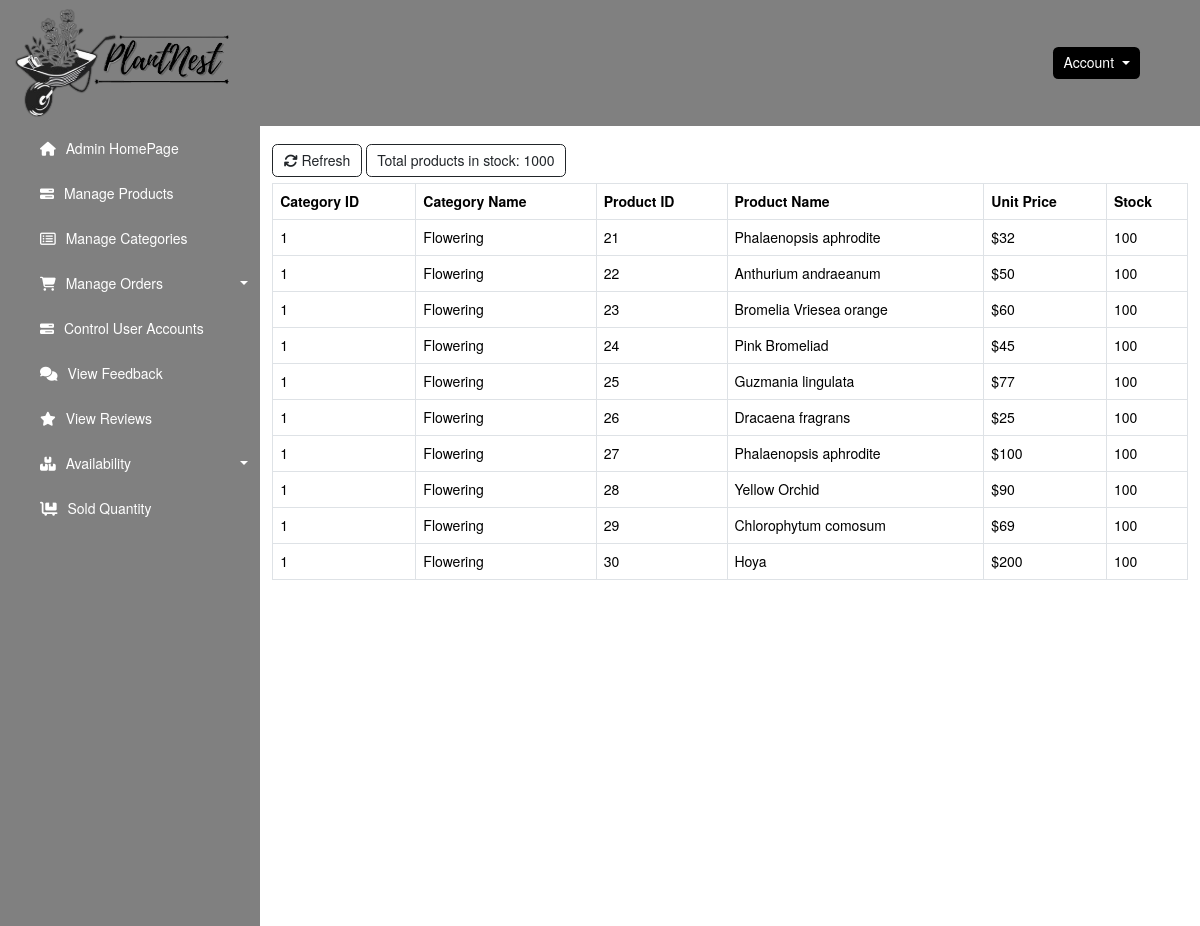
The app's page /admin/availability.php?action=flowering (signed in) with its own data.
### tables this page shows
CREATE TABLE `products` (
  `productID` int(11) NOT NULL,
  `productName` varchar(255) NOT NULL,
  `unitPrice` decimal(10,0) NOT NULL,
  `height` varchar(255) NOT NULL,
  `uses` varchar(600) DEFAULT NULL,
  `growthHabits` varchar(600) DEFAULT NULL,
  `light` varchar(255) DEFAULT NULL,
  `water` varchar(255) DEFAULT NULL,
  `categoryID` int(11) NOT NULL,
  `imageURL` varchar(500) NOT NULL,
  `unitsInStock` int(11) DEFAULT 100
);

CREATE TABLE `categories` (
  `categoryID` int(11) NOT NULL,
  `categoryName` varchar(255) NOT NULL
);

### classes/Product.php (called while the page is built, shortened)
<?php
class Product {
    public function showStock($conn, $categoryID) {
        $sql = "SELECT p.categoryID, c.categoryName, p.productID, p.productName, p.unitsInStock, p.unitPrice FROM products p INNER JOIN categories c ON p.categoryID = c.categoryID WHERE p.categoryID = '$categoryID' and p.unitsInStock > 0";
        $result = $conn->query($sql) or die($this->conn->error.__LINE__);
        return $result;
    }
    public function countStock($conn, $categoryID) {
        $sql = "SELECT SUM(unitsInStock) as stock FROM products WHERE categoryID = '$categoryID'";
        $result = $conn->query($sql) or die($this->conn->error.__LINE__);
        return $result;
    }
}

### admin/availability.php (the view, shortened to what this page needs)
<?php
if(isset($_SESSION['role']) && ($_SESSION['role'] == 1)){
include_once '../classes/Product.php';
include_once '../classes/Users.php';
include_once '../assets/database.php';
$product = new Product();
?>
<!DOCTYPE html>
<html lang="en">
<head>
    <link href="https://cdn.jsdelivr.net/npm/bootstrap@5.3.1/dist/css/bootstrap.min.css" rel="stylesheet">
    <link rel="stylesheet" href="../assets/css/admins.css">
    <link rel="stylesheet" href="https://cdnjs.cloudflare.com/ajax/libs/font-awesome/6.4.2/css/all.min.css" />
</head>
<body>
    <nav class="navbar header sticky-top">
        <div class="header-left">
            <div class="navbar-brand">
                <a href="./home.php">
                    <img src="../assets/images/logo/logo.png" alt="logo" class="img-fluid header-brand">
                </a>
            </div>
        </div>
        <div class="dropdown header-right" style="margin-right: 60px;">
            <button class="btn btn-secondary dropdown-toggle" type="button" data-bs-toggle="dropdown" aria-expanded="false">
                Account
            </button>
        </div>
    </nav>
    <div id="body">
    <div id="menu-nav" style="display: block;" class="menu-manage">
            <ul class="menu-nav__list" style="list-style: none;">
                <li class="menu-nav__item">
                    <a href="./home.php" class="menu-nav__link">
                        <div>
                            <i class="fa-solid fa-house" style="margin-right: 6px;"></i>
                            Admin HomePage
                        </div>
                    </a>
                </li>
                <li class="menu-nav__item">
                    <a href="./manageProduct.php" class="menu-nav__link">
                        <div>
                            <i class="fa-solid fa-bars-progress" style="margin-right: 6px;"></i>
                            Manage Products
                        </div>
                    </a>
                </li>
                <li class="nav-item menu-nav__item">
                    <a href="./manageCategory.php" class="menu-nav__link">
                        <div>
                            <i class="fa-regular fa-rectangle-list" style="margin-right: 6px;"></i>
                            Manage Categories
                        </div>
                    </a>
                </li>
                <li class="menu-nav__item">
                    <a href="home.php" class="menu-nav__link nav-link dropdown-toggle" id="navbarDarkDropdownMenuLink" role="button" data-bs-toggle="dropdown" aria-expanded="false">
                        <div>
                            <i class="fa-solid fa-cart-shopping" style="margin-right: 6px;"></i>
                            Manage Orders
                        </div>
                    </a>
                </li>
                <li class="menu-nav__item">
                    <a href="controlUserAccount.php" class="menu-nav__link">
                        <div>
                            <i class="fa-solid fa-bars-progress" style="margin-right: 6px;"></i>
                            Control User Accounts
                        </div>
                    </a>
                </li>
                <li class="menu-nav__item">
                    <a href="./userQueries.php" class="menu-nav__link">
                        <div>
                            <i class="fa-solid fa-comments" style="margin-right: 6px;"></i>
                            View Feedback
                        </div>
                    </a>
                </li>
                <li class="menu-nav__item">
                    <a href="./userReview.php" class="menu-nav__link">
                        <div>
                            <i class="fa-solid fa-star" style="margin-right: 6px;"></i>
                            View Reviews
                        </div>
                    </a>
                </li>
                <li class="menu-nav__item">
                    <a href="home.php" class="menu-nav__link nav-link dropdown-toggle" id="navbarDarkDropdownMenuLink" role="button" data-bs-toggle="dropdown" aria-expanded="false">
                        <div>
                            <i class="fa-solid fa-boxes-stacked" style="margin-right: 6px;"></i>
                            Availability
                        </div>
                    </a>
                </li>
                <li class="menu-nav__item">
                    <a href="soldQuantity.php" class="menu-nav__link">
                        <div>
                            <i class="fa-solid fa-cart-flatbed" style="margin-right: 6px;"></i>
                            Sold Quantity
                        </div>
                    </a>
                </li>
            </ul>
        </div>
        <div class="body-container" style="width: 90%;">
        <?php
        if(isset($_GET['action'])){
            if(isset($_GET['action']) && $_GET['action'] == "flowering"){
                $result = $product->showStock($conn, 1);
                $count = $product->countStock($conn, 1);
            } else if(isset($_GET['action']) && $_GET['action'] == "nonFlowering"){
                $result = $product->showStock($conn, 2);
                $count = $product->countStock($conn, 2);
            } else if(isset($_GET['action']) && $_GET['action'] == "indoor"){
                $result = $product->showStock($conn, 3);
                $count = $product->countStock($conn, 3);
            } else if(isset($_GET['action']) && $_GET['action'] == "outdoor"){
                $result = $product->showStock($conn, 4);
                $count = $product->countStock($conn, 4);
            } else if(isset($_GET['action']) && $_GET['action'] == "succulents"){
                $result = $product->showStock($conn, 5);
                $count = $product->countStock($conn, 5);
            } else if(isset($_GET['action']) && $_GET['action'] == "medicinal"){
                $result = $product->showStock($conn, 6);
                $count = $product->countStock($conn, 6);
            } else if(isset($_GET['action']) && $_GET['action'] == "pots"){
                $result = $product->showStock($conn, 7);
                $count = $product->countStock($conn, 7);
            } else if(isset($_GET['action']) && $_GET['action'] == "gardenTools"){
                $result = $product->showStock($conn, 8);
                $count = $product->countStock($conn, 8);
            } else if(isset($_GET['action']) && $_GET['action'] == "pesticides"){
                $result = $product->showStock($conn, 9);
                $count = $product->countStock($conn, 9);
            }
        } else {
            echo '<div style="margin: 1% 0%;"><strong> Please select specific category to check whether the particular plant is available in stock or not.</strong></div>';
        }
        if(isset($_GET['action'])) { ?>
        <div class="body-container-nav">
            <div class="body-container-refresh">
                <a type="button" class="btn btn-outline-dark" href="./manageProduct.php">
                    <i class="fa-solid fa-arrows-rotate"></i> Refresh
                </a>
                <?php
                if($count->num_rows > 0) {
                    while ($row = $count->fetch_assoc()) {
                ?>
                <span class="btn btn-outline-dark">Total products in stock: <?php echo $row['stock'] ?></span>
                <?php }
                } ?>
            </div>
        </div>
        <?php }
        if(isset($_GET['action'])) { ?>
            <table class="table table-bordered body-container-table">
                <thead>
                    <th>Category ID</th>
                    <th>Category Name</th>
                    <th>Product ID</th>
                    <th>Product Name</th>
                    <th>Unit Price</th>
                    <th>Stock</th>
                </thead>
                <tbody>
                    <?php
                    if (mysqli_num_rows($result) > 0) {
                        while ($row = mysqli_fetch_assoc($result)) {
                    ?>
                    <tr>
                        <td><?php echo $row["categoryID"] ?></td>
                        <td><?php echo $row["categoryName"] ?></td>
                        <td><?php echo $row["productID"] ?></td>
                        <td><?php echo $row["productName"] ?></td>
                        <td><?php echo "$".$row["unitPrice"] ?></td>
                        <td><?php echo $row["unitsInStock"] ?></td>
                    </tr>
                    <?php
                        }
                    }
                    ?>
                </tbody>
            </table>
            <?php } ?>
        </div>
    </div>
</body>
</html>
<?php } else {
     header('location: login_admin.php');
}
?>

### assets/css/admins.css (style rules this page uses)
:root { --custom-blue: gray; }
* { padding: 0; margin: 0; font-family: 'Roboto', "sans-serif"; font-family: "Helvetica Neue", Helvetica, Arial, "Hiragino Sans GB", "Heiti TC", sans-serif; font-size: 14px; }
.header { background-color: gray; justify-content: space-between; padding: 0; }
.header-right { margin-right: 24px; color: #fff; }
.header-right button { border: none; background-color: #000000; }
.header-brand { width: 250px; padding: 0 12px; margin: 0; }
#body { display: flex; }
#menu-nav { background-color: var(--custom-blue); min-width: 230px; width: 300px; height: 100vh; }
.menu-nav__item { padding: 12px; }
.menu-nav__link { display: flex; align-items: center; justify-content: space-between; text-decoration: none; color: #ffffff; }
.body-container { padding: 12px; }
.body-container-nav { display: flex; justify-content: space-between; align-items: center; margin: 6px 0; }

### records on screen
products: categoryID "1", categoryID.categoryName "Flowering", productID "21", productName "Phalaenopsis aphrodite", unitPrice "32", unitsInStock "100"
products: categoryID "1", categoryID.categoryName "Flowering", productID "22", productName "Anthurium andraeanum", unitPrice "50", unitsInStock "100"
products: categoryID "1", categoryID.categoryName "Flowering", productID "23", productName "Bromelia Vriesea orange", unitPrice "60", unitsInStock "100"
products: categoryID "1", categoryID.categoryName "Flowering", productID "24", productName "Pink Bromeliad", unitPrice "45", unitsInStock "100"
products: categoryID "1", categoryID.categoryName "Flowering", productID "25", productName "Guzmania lingulata", unitPrice "77", unitsInStock "100"
products: categoryID "1", categoryID.categoryName "Flowering", productID "26", productName "Dracaena fragrans", unitPrice "25", unitsInStock "100"
products: categoryID "1", categoryID.categoryName "Flowering", productID "27", productName "Phalaenopsis aphrodite", unitPrice "100", unitsInStock "100"
products: categoryID "1", categoryID.categoryName "Flowering", productID "28", productName "Yellow Orchid", unitPrice "90", unitsInStock "100"
products: categoryID "1", categoryID.categoryName "Flowering", productID "29", productName "Chlorophytum comosum", unitPrice "69", unitsInStock "100"
products: categoryID "1", categoryID.categoryName "Flowering", productID "30", productName "Hoya", unitPrice "200", unitsInStock "100"

### other values on screen
$row['stock'] "1000"
